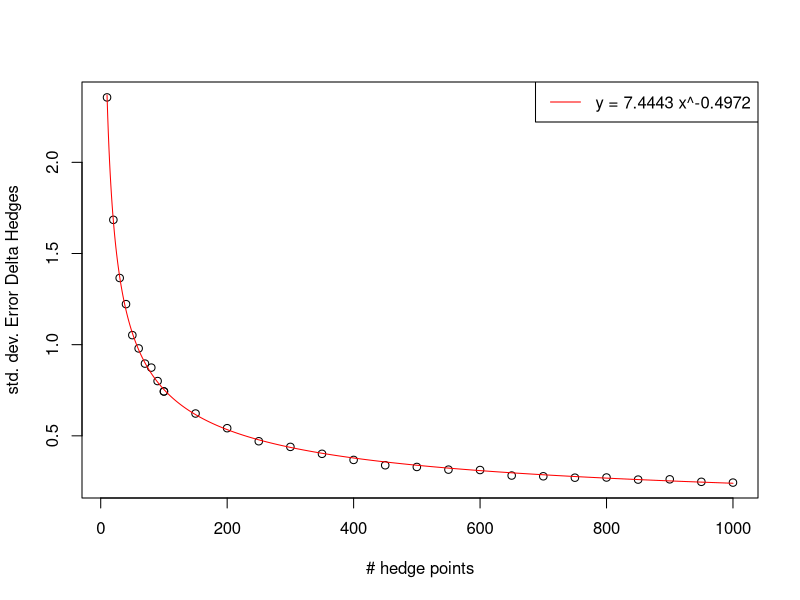
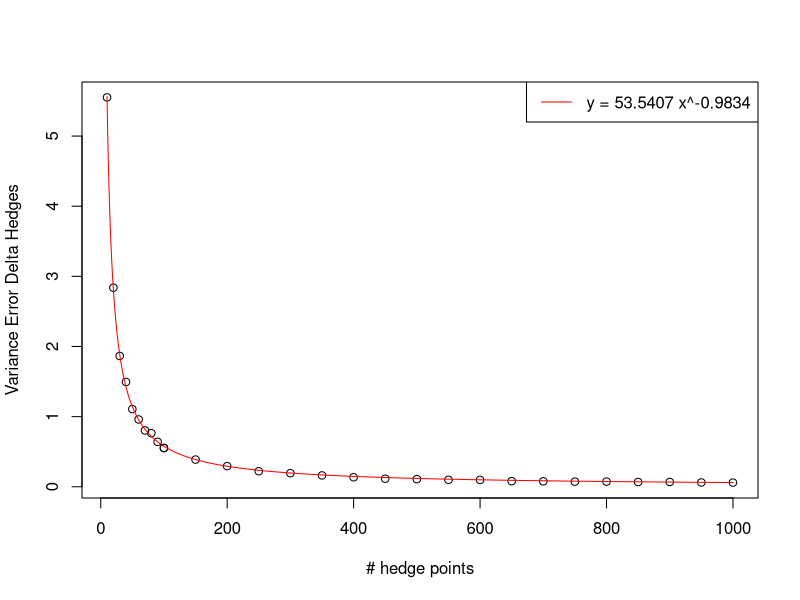

Reproduce these figures in R, in order.
BSMOption<-function(PutCallFlag,S,T,K,r,sigma,Greek)
# 'Four Things You Might Not Know About The Black-Scholes-Formula'
{
   if(PutCallFlag=="Call" && Greek=="Price" && T>0)
   {
      d1=(log(S/K)+(r+sigma^2/2)*T) / (sigma*sqrt(T))
      d2=d1 - sigma * sqrt(T)
      return(S * pnorm(d1, mean=0, sd=1) - K * exp(-r*T) * pnorm(d2, mean=0, sd=1)) 
   }
   if(PutCallFlag=="Call" && Greek=="Price" && T==0)
      {return(pmax(S-K,0))} 
   if(PutCallFlag=="Call" && Greek=="Delta" && T>0)
   {
      d1=(log(S/K)+(r+sigma^2/2)*T) / (sigma*sqrt(T))
      return(pnorm(d1, mean=0, sd=1)) 
   }
   if(PutCallFlag=="Call" && Greek=="Delta" && T==0)
      {return(0)}
   if(PutCallFlag=="Call" && Greek=="Delta" && T==0)
      {return(0)}
   if(PutCallFlag=="Put" && T>0)
      {return(-1 * BSMOption("Call",S,T,K,r,-1 * sigma,Greek))}
   if(PutCallFlag=="Put" && Greek=="Price" && T==0)
      {return(pmax(K-S,0))}
}

### Parameter ###
PutCallFlag = "Call"; # Put or Call
S_0 = 100;
T = 1;
K = S_0 * 1.15;
r = 0.05;
mu = 0.1;
sigma = 0.2
Npaths = 1000

Nhedgepoints_List<-c(seq(10, 100, 10), seq(100, 1000, 50))

Error_DeltaHedges_Nhedgepoints<-rep(0, length(Nhedgepoints_List));
Error_DeltaHedges_stdabw<-rep(0, length(Nhedgepoints_List));
Error_DeltaHedges_varianz<-rep(0, length(Nhedgepoints_List));

varianz <- function(x) {n=length(x) ; var(x) * n / (n-1)}
stdabw<-function(x) {n=length(x) ; sqrt(var(x) * n / (n-1))}

### Simulation Engine ###
for(k in 1:length(Nhedgepoints_List)) 
{
   Nhedgepoints<-Nhedgepoints_List[k]
   set.seed(123456);
   dt = T/Nhedgepoints;
   
   # Data
   S_t<-rep(0, times=Npaths);
   Payoff<-rep(0, times=Npaths);
   Hedge_DeltaHedge<-rep(0, times=Npaths);
   Error_DeltaHedge<-rep(0, times=Npaths);
   
   # Loop over j = 1 to Npaths
   for(j in 1:Npaths) 
   {
      S = S_0;
      
      # DeltaHedge
      V_DeltaHedge<-BSMOption(PutCallFlag,S,T,K,r,sigma,"Price"); # initial investment
      a_DeltaHedge<-BSMOption(PutCallFlag,S,T,K,r,sigma,"Delta"); # stock position = delta
      b_DeltaHedge<-V_DeltaHedge-a_DeltaHedge*S; # rest in bank; self-fin. Cond.
            
      # Loop over i=1 to Nhedgepoints
      for(i in 1:Nhedgepoints) 
      {
         eps<-rnorm(1); # eps=random.normal() simulate outcome of N(0,1)
         S<-S*exp((mu-0.5*sigma^2)*dt+sigma*sqrt(dt)*eps);
         
         # Delta-Hedge
         V_DeltaHedge<-a_DeltaHedge*S+b_DeltaHedge*exp(r*dt);
         a_DeltaHedge<-BSMOption(PutCallFlag,S,T-i*dt,K,r,sigma,"Delta");
         b_DeltaHedge<-V_DeltaHedge-a_DeltaHedge*S;
      }
      
      S_t[j]<-S;
      Hedge_DeltaHedge[j]<-V_DeltaHedge;
      Payoff[j]<-BSMOption(PutCallFlag,S,0,K,r,sigma,"Price");
   }
   
   # Calc Error
   Error_DeltaHedge<-Payoff - Hedge_DeltaHedge;
   
   Error_DeltaHedges_Nhedgepoints[k]<-Nhedgepoints_List[k] 
   Error_DeltaHedges_stdabw[k]<-stdabw(Error_DeltaHedge)
   Error_DeltaHedges_varianz[k]<-varianz(Error_DeltaHedge)
}
### Plots ###
library(minpack.lm)

fit <- nlsLM(Error_DeltaHedges_stdabw ~ a*Error_DeltaHedges_Nhedgepoints^b, start=list(a=7.3787, b=-0.498) , control=nls.control(maxiter=2^10))

a<-as.list(coef(fit))$a
b<-as.list(coef(fit))$b             

plot(Error_DeltaHedges_Nhedgepoints, Error_DeltaHedges_stdabw, ylab="std. dev. Error Delta Hedges", xlab="# hedge points")
lines((10:1000), a*(10:1000)^b, col = "red")
legend("topright",legend=c(paste("y = ", round(a,4), " x^", round(b,4), sep="")), col = c("red"), lty=1, cex=1)

###
fit <- nlsLM(Error_DeltaHedges_varianz ~ a*Error_DeltaHedges_Nhedgepoints^b, start=list(a=53.54, b=-0.983) , control=nls.control(maxiter=2^10))

a<-as.list(coef(fit))$a
b<-as.list(coef(fit))$b             

plot(Error_DeltaHedges_Nhedgepoints, Error_DeltaHedges_varianz, ylab="Variance Error Delta Hedges", xlab="# hedge points")
lines((10:1000), a*(10:1000)^b, col = "red")
legend("topright",legend=c(paste("y = ", round(a,4), " x^", round(b,4), sep="")), col = c("red"), lty=1, cex=1)
